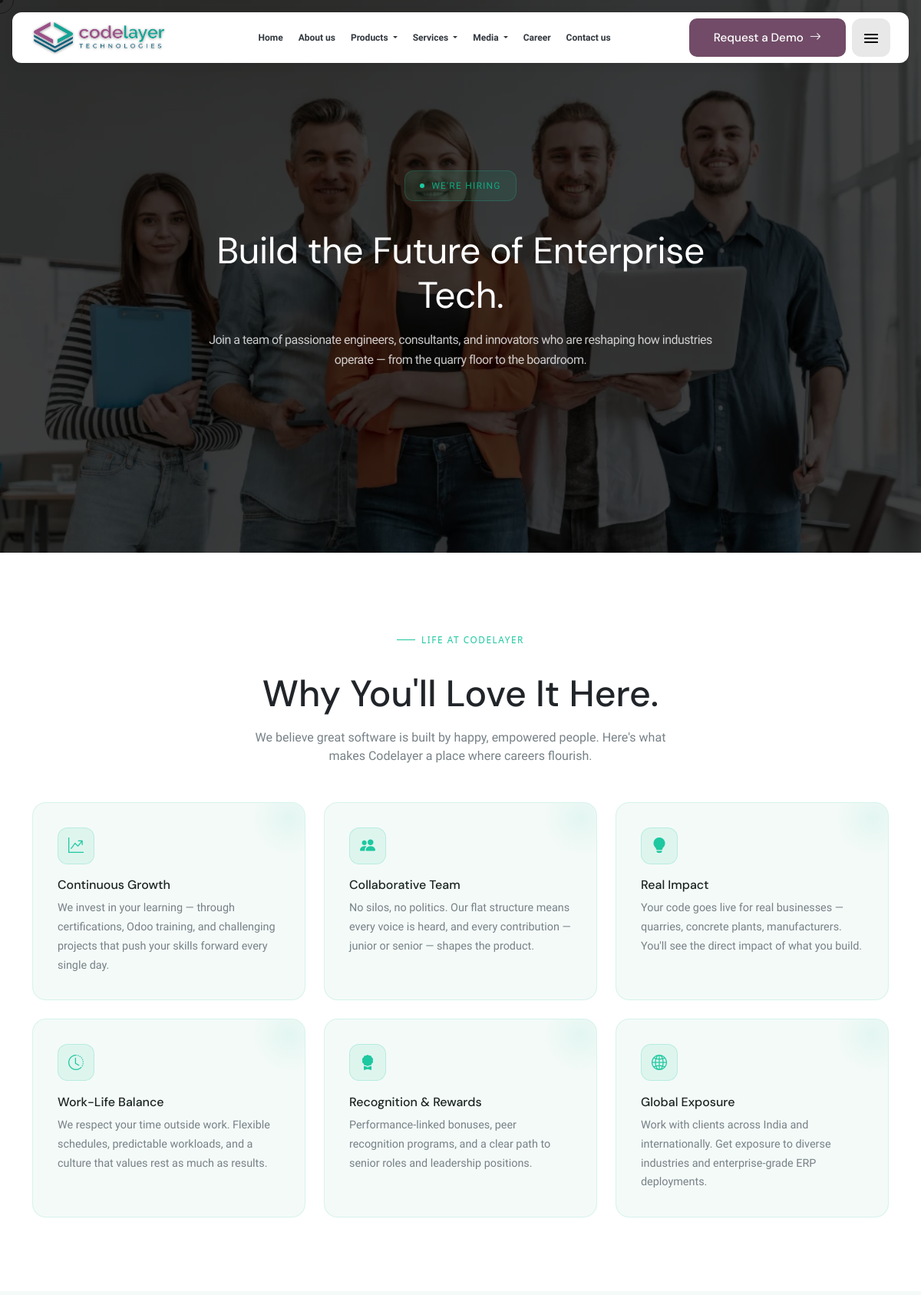
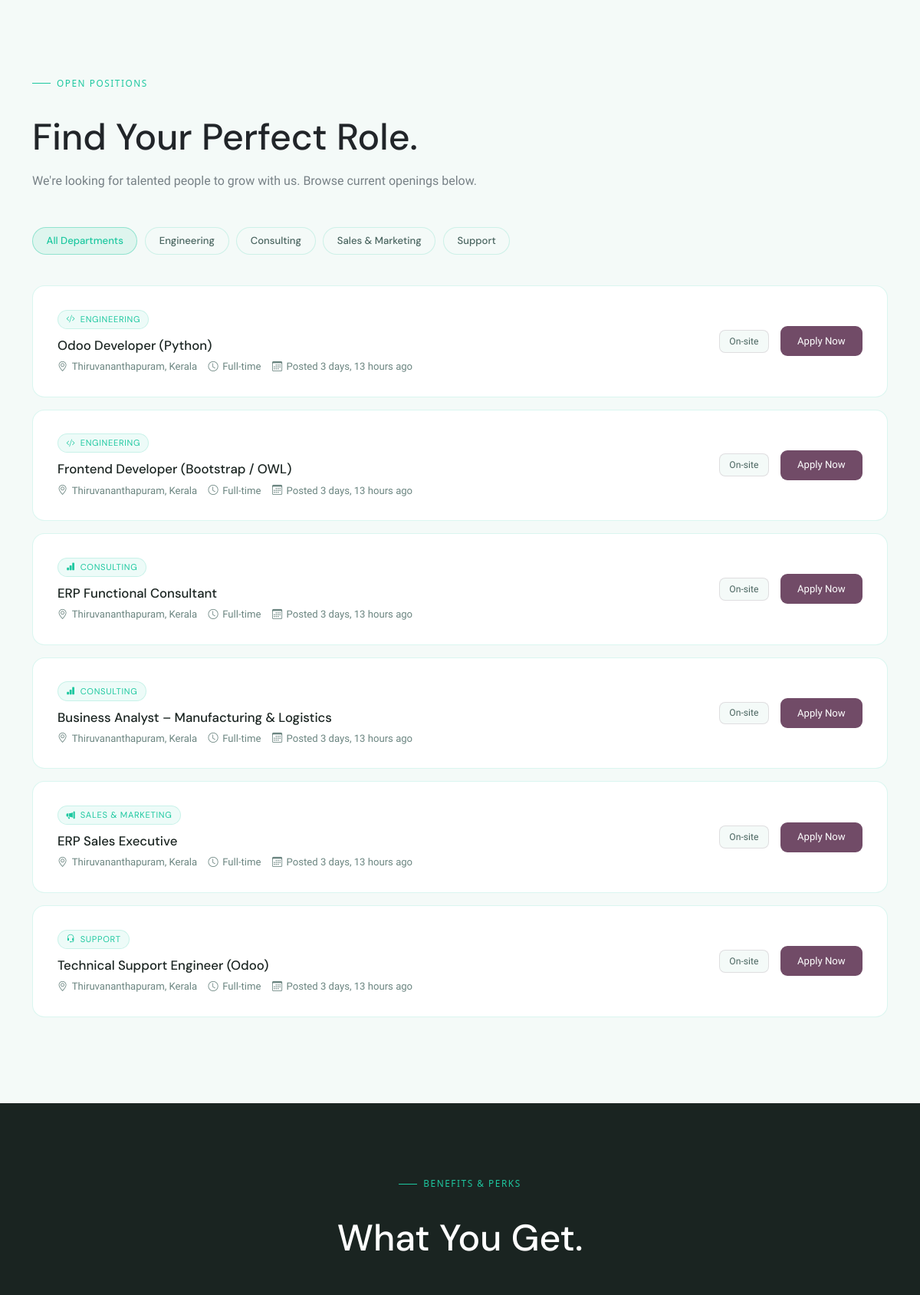
Page /career (upper part) on the committed database (2 pictures, top to bottom).
### code_app/models.py (models this page shows, shortened)
class JobOpening(models.Model):
    DEPARTMENT_CHOICES = [
        ('engineering', 'Engineering'),
        ('consulting', 'Consulting'),
        ('sales', 'Sales & Marketing'),
        ('support', 'Support'),
    ]
    WORK_MODE_CHOICES = [
        ('On-site', 'On-site'),
        ('Remote', 'Remote'),
        ('Hybrid', 'Hybrid'),
        ('Remote / Hybrid', 'Remote / Hybrid'),
    ]
    title = models.CharField(max_length=255)
    department = models.CharField(max_length=50, choices=DEPARTMENT_CHOICES)
    location = models.CharField(max_length=255, default="Thiruvananthapuram, Kerala")
    job_type = models.CharField(max_length=50, default="Full-time")  # e.g. Part-time, Internship
    work_mode = models.CharField(max_length=50, choices=WORK_MODE_CHOICES, default='On-site')
    posted_date = models.DateField(auto_now_add=True)
    is_active = models.BooleanField(default=True)

### code_app/views.py (the view)
# urls.py: path('career', views.career, name='career'),
def career(request):
    jobs = JobOpening.objects.filter(is_active=True).order_by('-posted_date')
    context = {'jobs': jobs}
    return render(request, 'career.html', context)

### templates/career.html (shortened to what this page needs)
{% extends "base.html" %}
{% load static %}
{% block content %}
    <section class="about-header" style="background: linear-gradient(rgba(0,0,0,0.5), rgba(0,0,0,0.5)), url('{% static 'images/2148908967.webp' %}') no-repeat top center / cover;">
        <div class="container h-100 d-flex align-items-center justify-content-center">
            <div class="about-content text-center text-white">
                <div class="product-badge">We're Hiring</div>
                <h1 class="mt-3 mb-3">Build the Future of Enterprise Tech.</h1>
                <p class="lead mx-auto" style="max-width: 700px;">
                    Join a team of passionate engineers, consultants, and innovators who are reshaping how industries operate —
                    from the quarry floor to the boardroom.
                </p>
            </div>
        </div>
    </section>
    <section class="culture-section" id="culture">
      <div class="container">
        <div class="row justify-content-center text-center mb-5 reveal visible">
          <div class="col-lg-6">
            <div class="section-tag justify-content-center">Life at Codelayer</div>
            <h2 class="heading-1">Why You'll Love It Here.</h2>
            <p class="sub-heading-1 mt-3">We believe great software is built by happy, empowered people. Here's what makes Codelayer a place where careers flourish.</p>
          </div>
        </div>
        <div class="row g-4">
          <div class="col-sm-6 col-lg-4 reveal visible">
            <div class="module-card">
              <div class="module-icon"><i class="bi bi-graph-up-arrow"></i></div>
              <h5>Continuous Growth</h5>
              <p>We invest in your learning — through certifications, Odoo training, and challenging projects that push your skills forward every single day.</p>
            </div>
          </div>
          <div class="col-sm-6 col-lg-4 reveal visible" style="transition-delay:.08s;">
            <div class="module-card">
              <div class="module-icon"><i class="bi bi-people-fill"></i></div>
              <h5>Collaborative Team</h5>
              <p>No silos, no politics. Our flat structure means every voice is heard, and every contribution — junior or senior — shapes the product.</p>
            </div>
          </div>
          <div class="col-sm-6 col-lg-4 reveal visible" style="transition-delay:.16s;">
            <div class="module-card">
              <div class="module-icon"><i class="bi bi-lightbulb-fill"></i></div>
              <h5>Real Impact</h5>
              <p>Your code goes live for real businesses — quarries, concrete plants, manufacturers. You'll see the direct impact of what you build.</p>
            </div>
          </div>
          <div class="col-sm-6 col-lg-4 reveal visible" style="transition-delay:.24s;">
            <div class="module-card">
              <div class="module-icon"><i class="bi bi-clock-history"></i></div>
              <h5>Work-Life Balance</h5>
              <p>We respect your time outside work. Flexible schedules, predictable workloads, and a culture that values rest as much as results.</p>
            </div>
          </div>
          <div class="col-sm-6 col-lg-4 reveal visible" style="transition-delay:.32s;">
            <div class="module-card">
              <div class="module-icon"><i class="bi bi-award-fill"></i></div>
              <h5>Recognition &amp; Rewards</h5>
              <p>Performance-linked bonuses, peer recognition programs, and a clear path to senior roles and leadership positions.</p>
            </div>
          </div>
          <div class="col-sm-6 col-lg-4 reveal visible" style="transition-delay:.40s;">
            <div class="module-card">
              <div class="module-icon"><i class="bi bi-globe2"></i></div>
              <h5>Global Exposure</h5>
              <p>Work with clients across India and internationally. Get exposure to diverse industries and enterprise-grade ERP deployments.</p>
            </div>
          </div>
        </div>
      </div>
    </section>
    <section class="jobs-section" id="openings">
      <div class="container">
        <div class="row align-items-end mb-5 reveal visible">
          <div class="col-lg-7">
            <div class="section-tag">Open Positions</div>
            <h2 class="heading-1 text-start">Find Your Perfect Role.</h2>
            <p class="sub-heading-1 text-start m-0">We're looking for talented people to grow with us. Browse current openings below.</p>
          </div>
        </div>
        <div class="filter-bar reveal visible" style="transition-delay:.08s;">
          <button class="filter-btn active" onclick="setFilter('all',this)">All Departments</button>
          <button class="filter-btn" onclick="setFilter('engineering',this)">Engineering</button>
          <button class="filter-btn" onclick="setFilter('consulting',this)">Consulting</button>
          <button class="filter-btn" onclick="setFilter('sales',this)">Sales &amp; Marketing</button>
          <button class="filter-btn" onclick="setFilter('support',this)">Support</button>
        </div>
        <div id="jobList" class="reveal visible" style="transition-delay:.12s;">
          {% for job in jobs %}
            <div class="job-card" data-dept="{{ job.department }}" data-title="{{ job.title }}">
              <div class="job-left">
                <div class="job-dept">
                  {% if job.department == 'engineering' %}<i class="bi bi-code-slash"></i>{% elif job.department == 'consulting' %}<i class="bi bi-bar-chart-fill"></i>{% elif job.department == 'sales' %}<i class="bi bi-megaphone-fill"></i>{% else %}<i class="bi bi-headset"></i>{% endif %}
                  {{ job.get_department_display }}
                </div>
                <h5>{{ job.title }}</h5>
                <div class="job-meta">
                  <span><i class="bi bi-geo-alt"></i> {{ job.location }}</span>
                  <span><i class="bi bi-clock"></i> {{ job.job_type }}</span>
                  <span><i class="bi bi-calendar3"></i> Posted {{ job.posted_date|timesince }} ago</span>
                </div>
              </div>
              <div class="job-right">
                <span class="job-type-badge">{{ job.work_mode }}</span>
                <a href="mailto:domain@gmail.com?subject=Application for {{ job.title|urlencode }}" class="btn-apply text-decoration-none" style="display:inline-block; line-height: 1.5;">
                  Apply Now
                </a>
              </div>
            </div>
          {% empty %}
            <p class="text-center mt-5">No open positions at the moment. Check back later!</p>
          {% endfor %}
        </div>
      </div>
    </section>
    <section class="perks-section">
      <div class="container">
        <div class="text-center mb-5 reveal visible">
          <div class="section-tag justify-content-center" style="color:#1ec8a0;">Benefits &amp; Perks</div>
          <h2 class="heading-1" style="color:#FFFFFF;">What You Get.</h2>
        </div>
        <div class="row g-4 text-center reveal visible" style="transition-delay:.08s;">
        </div>
      </div>
    </section>
{% endblock %}

### rows in the picture
JobOpening: department "ENGINEERING", title "Odoo Developer (Python)", location "Thiruvananthapuram, Kerala", job_type "Full-time", posted_date "3 days, 13 hours", work_mode "On-site"
JobOpening: department "ENGINEERING", title "Frontend Developer (Bootstrap / OWL)", location "Thiruvananthapuram, Kerala", job_type "Full-time", posted_date "3 days, 13 hours", work_mode "On-site"
JobOpening: department "CONSULTING", title "ERP Functional Consultant", location "Thiruvananthapuram, Kerala", job_type "Full-time", posted_date "3 days, 13 hours", work_mode "On-site"
JobOpening: department "CONSULTING", title "Business Analyst – Manufacturing & Logistics", location "Thiruvananthapuram, Kerala", job_type "Full-time", posted_date "3 days, 13 hours", work_mode "On-site"
JobOpening: department "SALES & MARKETING", title "ERP Sales Executive", location "Thiruvananthapuram, Kerala", job_type "Full-time", posted_date "3 days, 13 hours", work_mode "On-site"
JobOpening: department "SUPPORT", title "Technical Support Engineer (Odoo)", location "Thiruvananthapuram, Kerala", job_type "Full-time", posted_date "3 days, 13 hours", work_mode "On-site"
